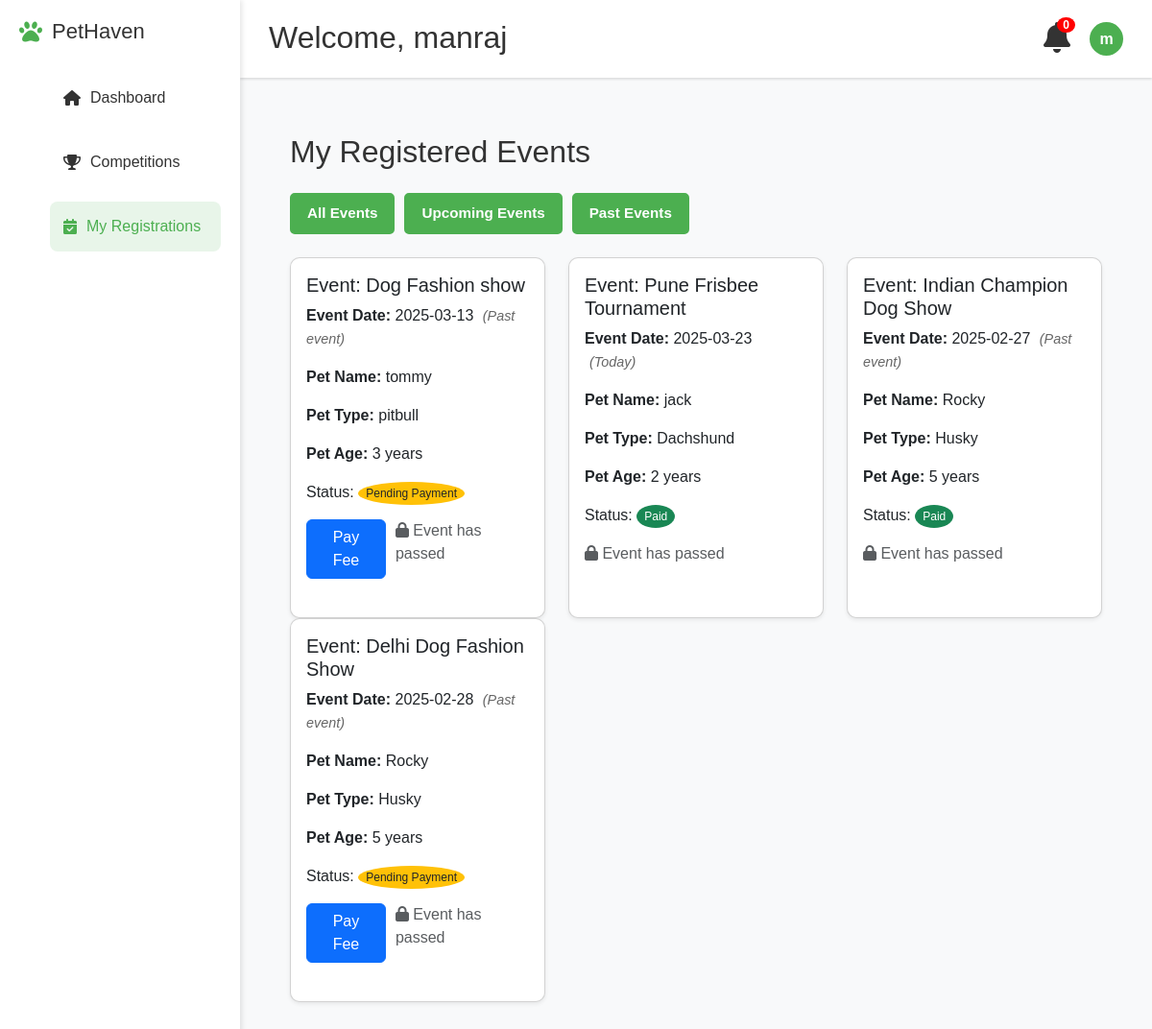
Page /registrations (signed in) on the earlier database version.
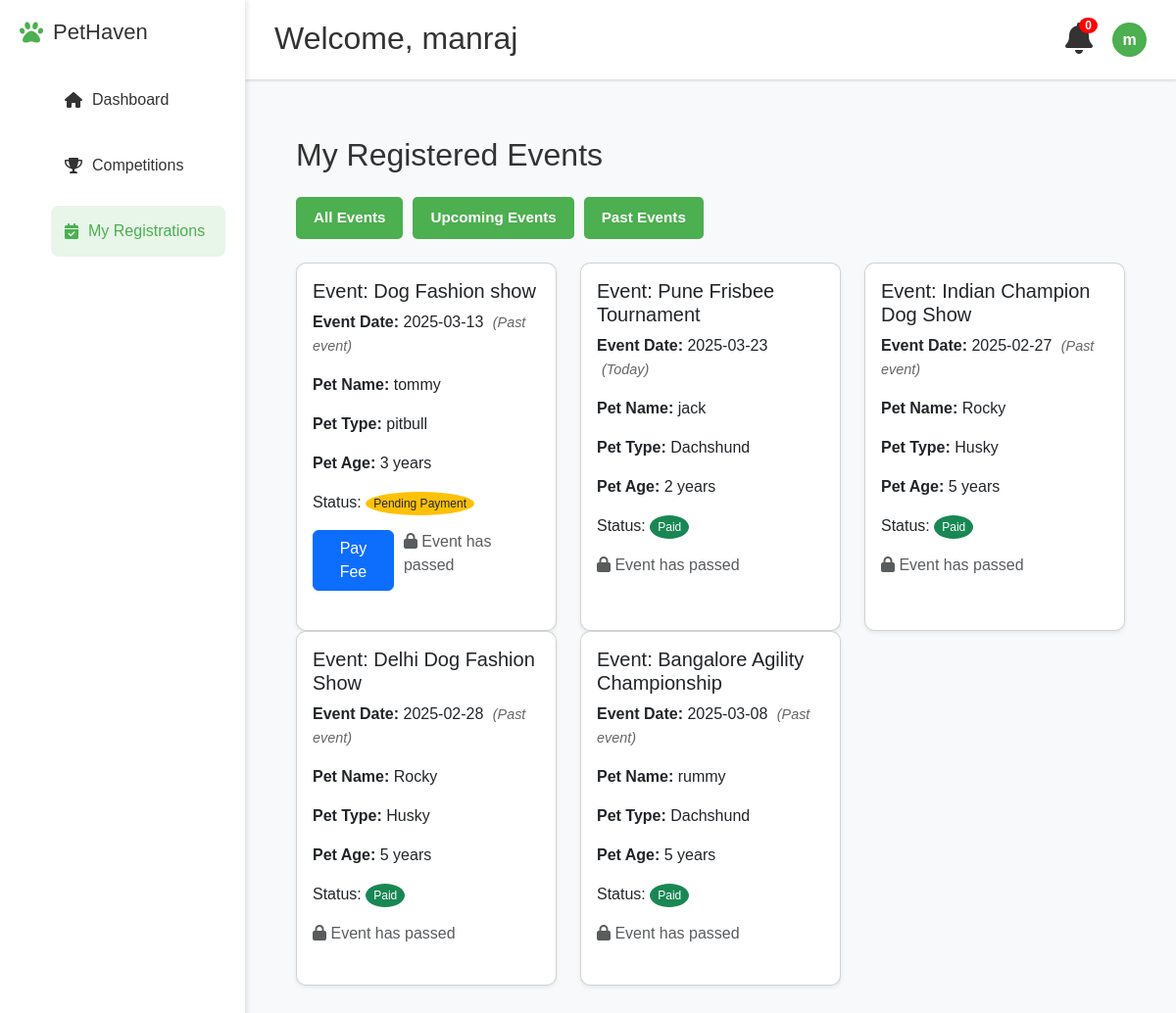
Same page on the later database version.
### models.py (models this page shows)
class User(db.Model, UserMixin):
    id = db.Column(db.Integer, primary_key=True)
    username = db.Column(db.String(100), unique=True, nullable=False)
    email = db.Column(db.String(120), unique=True, nullable=False)
    password = db.Column(db.String(60), nullable=False)
    is_admin = db.Column(db.Boolean, default=False)

class Registration(db.Model):
    id = db.Column(db.Integer, primary_key=True)
    user_id = db.Column(db.Integer, db.ForeignKey('user.id'), nullable=False)
    event_id = db.Column(db.Integer, db.ForeignKey('event.id'), nullable=False)
    pet_name = db.Column(db.String(100), nullable=False)
    pet_type = db.Column(db.String(100), nullable=False)
    pet_age=db.Column(db.Integer,nullable=False)
    paid = db.Column(db.Boolean, default=False)
    event = db.relationship('Event', backref=db.backref('registrations', lazy=True))

class Event(db.Model):
    id = db.Column(db.Integer, primary_key=True)
    title = db.Column(db.String(200), nullable=False)
    description = db.Column(db.Text, nullable=False)
    date = db.Column(db.String(50), nullable=False)
    location=db.Column(db.String(250),nullable=False)
    prizes=db.Column(db.String(200),nullable=False)
    eligibility=db.Column(db.String(250),nullable=False)
    fee = db.Column(db.Float, default=500)
    image_filename = db.Column(db.String(200), nullable=False, default="default.jpg")

### app.py (the view)
@app.route('/registrations')
@login_required
def registrations():
    registered_events = db.session.query(Registration, Event).join(Event, Registration.event_id == Event.id).filter(Registration.user_id == current_user.id).all()
    current_date = datetime.now().date()
    processed_events = []
    for reg, event in registered_events:
        event_date = datetime.strptime(event.date, '%Y-%m-%d').date()
        can_edit = event_date > current_date
        processed_events.append((reg, event, can_edit))
    return render_template("registrations.html", registered_events=processed_events)

### app.py (called while the page is built)
@login_manager.user_loader
def load_user(user_id):
    return User.query.get(int(user_id))

### templates/registrations.html (shortened to what this page needs)
{% extends "base.html" %}
{% block content %}
<div class="container mt-4">
    <h2 class="mb-4">My Registered Events</h2>
    <div class="filter-buttons mb-4">
        <button class="filter-btn active" data-filter="all">All Events</button>
        <button class="filter-btn" data-filter="upcoming">Upcoming Events</button>
        <button class="filter-btn" data-filter="past">Past Events</button>
    </div>
    {% if registered_events %}
        <div class="row" id="events-container">
            {% for reg, event, can_edit in registered_events %}
                <div class="col-md-4 event-item" data-date="{{ event.date }}">
                    <div class="card shadow-sm mb-4">
                        <div class="card-body">
                            <h5 class="card-title">Event: {{ event.title }}</h5>
                            <p class="card-text">
                                <strong>Event Date:</strong> {{ event.date }}
                                <span class="relative-date" data-event-date="{{ event.date }}"></span>
                            </p>
                            <p class="card-text"><strong>Pet Name:</strong> {{ reg.pet_name }}</p>
                            <p class="card-text"><strong>Pet Type:</strong> {{ reg.pet_type }}</p>
                            <p class="card-text"><strong>Pet Age:</strong> {{ reg.pet_age }} years</p>
                            <p class="card-text">
                                <stron class="me-2">Status:</strong>
                                {% if reg.paid %}
                                    <span class="badge-pill bg-success">Paid</span>
                                {% else %}
                                    <span class=" badge-pill bg-warning text-dark">Pending Payment</span>
                                {% endif %}
                            </p>
                            <div class="button-group" style="display: flex; gap: 10px; margin-top: 15px;">
                                {% if not reg.paid %}
                                    <a href="{{ url_for('pay_fee', registration_id=reg.id) }}" class="btn btn-primary">Pay Fee</a>
                                {% endif %}
                                {% if can_edit %}
                                    <a href="{{ url_for('edit_registration', registration_id=reg.id) }}" class="btn btn-secondary">
                                        <i class="fas fa-edit"></i> Edit Details
                                    </a>
                                {% else %}
                                    <span class="text-muted"><i class="fas fa-lock"></i> Event has passed</span>
                                {% endif %}
                            </div>
                        </div>
                    </div>
                </div>
            {% endfor %}
        </div>
    {% else %}
        <p>No registrations found.</p>
    {% endif %}
</div>
{% endblock %}

### templates/base.html (shortened to what this page needs)
<!DOCTYPE html>
<html lang="en">
<head>
    <link rel="stylesheet" href="https://cdnjs.cloudflare.com/ajax/libs/font-awesome/6.0.0/css/all.min.css">
    <link href="https://cdn.jsdelivr.net/npm/bootstrap@5.3.0/dist/css/bootstrap.min.css" rel="stylesheet">
    <link rel="stylesheet" href="{{ url_for('static', filename='css/style.css') }}">
</head>
<body>
    {% if current_user.is_authenticated %}
        <div class="navbar" id="navbar">
            <h2>Welcome, {{ current_user.username }}</h2>
            <div class="nav-right">
                <div class="notification">
                    <i class="fas fa-bell fa-2x"></i>
                    <span class="badge">0</span>
                </div>
                <div class="profile-dropdown">
                    <div class="profile" onclick="toggleDropdown()">
                        <div class="profile-pic">{{ current_user.username[0] }}</div>
                    </div>
                </div>
            </div>
            </div>
            <div class="sidebar" id="sidebar">
                <div class="logo">
                    <i class="fas fa-paw"></i>
                    <h2>PetHaven</h2>
                </div>
                <ul class="nav-menu">
                    <li class="nav-item {% if request.endpoint == 'dashboard' %}active{% endif %}">
                        <a href="{{ url_for('dashboard') }}"><i class="fas fa-home"></i> Dashboard</a>
                    </li>
                    <li class="nav-item {% if request.endpoint == 'competitions' %}active{% endif %}">
                        <a href="{{ url_for('competitions') }}"><i class="fas fa-trophy"></i> Competitions</a>
                    </li>
                    <li class="nav-item {% if request.endpoint == 'registrations' %}active{% endif %}">
                        <a href="{{ url_for('registrations') }}"><i class="fas fa-calendar-check"></i> My Registrations</a>
                    </li>
                </ul>
            </div>
    {% endif %}
    <div class="main-content">
        {% block content %}{% endblock %}
    </div>
</body>
</html>

### static/css/style.css (style rules this page uses)
body { font-family: 'Poppins', Arial, sans-serif; margin: 0px; padding: 0; margin-top: 75px; background-color: #f8f9fa; height: 100vh; color: #333; }
.card { background: white; border-radius: 12px; overflow: hidden; box-shadow: 0 4px 6px rgba(0, 0, 0, 0.1); transition: transform 0.3s ease, box-shadow 0.3s ease; height: 100%; display: flex; flex-direction: column; }
.view-btn, .auth-btn, .filter-btn, .payment-btn { padding: 10px 20px; border-radius: 8px; font-weight: 600; text-align: center; transition: all 0.3s ease; border: none; cursor: pointer; font-size: 0.95rem; text-decoration: none; }
.sidebar { position: fixed; left: 0; top: 0; height: 100%; width: 250px; background: white; box-shadow: 2px 0 5px rgba(0,0,0,0.1); padding: 20px; z-index: 990; transform: translateX(0); transition: transform 0.3s ease-in-out; }
.logo { display: flex; align-items: center; gap: 10px; margin-bottom: 30px; }
.logo i { color: #4CAF50; font-size: 24px; }
.logo h2 { font-size: 22px; margin: 0; }
.nav-menu { list-style: none; }
.nav-item { margin: 15px 0; padding: 12px; border-radius: 8px; cursor: pointer; }
.nav-item a { text-decoration: none; color: inherit; display: flex; align-items: center; width: 100%; padding: 2px; background-color: none; }
.nav-item i { margin-right: 10px; }
.nav-item.active a { background: #e8f5e9; color: #4CAF50; }
.nav-item.active { background: #e8f5e9; color: #4CAF50; }
.navbar { position: fixed; left: 250px; top: 0; width: calc(100% - 250px); display: flex; align-items: center; background: white; padding: 15px 30px; z-index: 100; box-shadow: 0 2px 2px rgba(0,0,0,0.1); transition: left 0.3s ease-in-out, width 0.3s ease-in-out; }
.navbar h2 { flex: 1; padding-top: 5px; text-align: start; }
.nav-right { display: flex; align-items: center; gap: 20px; }
.notification { position: relative; cursor: pointer; }
.badge { position: absolute; top: -5px; right: -5px; background: red; color: white; padding: 2px 6px; border-radius: 50%; font-size: 12px; }
.badge-pill { color: white; padding: 5px 8px; border-radius: 50%; font-size: 12px; }
.profile { display: flex; align-items: center; gap: 10px; }
.profile-pic { width: 35px; height: 35px; border-radius: 50%; background: #4CAF50; display: flex; align-items: center; justify-content: center; color: white; font-weight: bold; }
.main-content { margin-left: 250px; padding: 40px; z-index: 10000; min-width: 500px; width: calc(100% - 250px); }
.card { background: white; border-radius: 10px; overflow: hidden; box-shadow: 0 2px 5px rgba(0,0,0,0.1); cursor: pointer; transition: transform 0.3s, box-shadow 0.3s; }
.profile-dropdown { position: relative; cursor: pointer; }
.profile { display: flex; align-items: center; gap: 10px; cursor: pointer; }
.filter-btn { padding: 10px 20px; border: none; border-radius: 5px; cursor: pointer; font-weight: bold; transition: all 0.3s ease; }
.filter-btn:not(.reset) { background: #4CAF50; color: white; }
.relative-date { font-size: 0.9em; color: #666; font-style: italic; margin-left: 5px; }

### templates/registrations.html (style rules this page uses)
.filter-buttons { display: flex; gap: 10px; margin-bottom: 20px; }
.filter-btn { padding: 8px 16px; border: 2px solid #4CAF50; background: white; color: #4CAF50; border-radius: 5px; cursor: pointer; transition: all 0.3s ease; }
.filter-btn.active { background: #4CAF50; color: white; }
.relative-date { font-size: 0.9em; color: #666; font-style: italic; margin-left: 5px; }

Differences in the rows shown:
changed Registration "Delhi Dog Fashion Show": paid "Pending Payment Pay Fee" → "Paid"
added Registration: title "Bangalore Agility Championship", date "2025-03-08", pet_name "rummy", pet_type "Dachshund", pet_age "5", paid "Paid"
